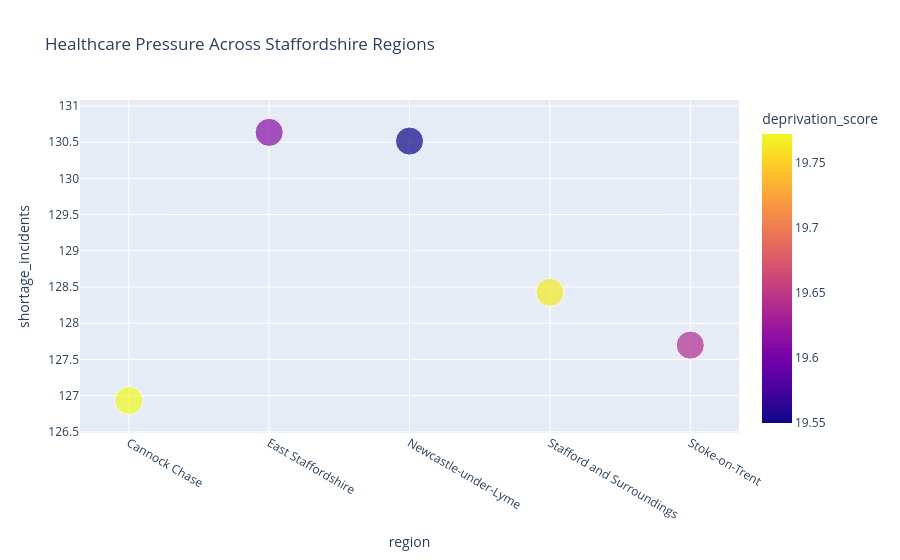

The notebook cell this image was saved under:
### Code cell
## HEALTHCARE PRESSURE MAP

fig = px.scatter(
    map_data,
    x='region',
    y='shortage_incidents',
    size='deprivation_score',
    color='deprivation_score',
    title='Healthcare Pressure Across Staffordshire Regions',
    hover_name='region'
)

fig.show()

### Figure 1 — Plotly figure (JSON) as saved in the notebook; plotly's stock layout.template omitted (floating-point values rounded to 4 significant figures)
{"data": [{"hovertemplate": "<b>%{hovertext}</b><br><br>region=%{x}<br>shortage_incidents=%{y}<br>deprivation_score=%{marker.color}<extra></extra>", "hovertext": ["Cannock Chase", "East Staffordshire", "Newcastle-under-Lyme", "Stafford and Surroundings", "Stoke-on-Trent"], "legendgroup": "", "marker": {"color": [19.77, 19.61, 19.55, 19.76, 19.64], "coloraxis": "coloraxis", "size": [19.77, 19.61, 19.55, 19.76, 19.64], "sizemode": "area", "sizeref": 0.04943, "symbol": "circle"}, "mode": "markers", "name": "", "orientation": "v", "showlegend": false, "type": "scatter", "x": ["Cannock Chase", "East Staffordshire", "Newcastle-under-Lyme", "Stafford and Surroundings", "Stoke-on-Trent"], "xaxis": "x", "y": [126.9, 130.6, 130.5, 128.4, 127.7], "yaxis": "y"}], "layout": {"coloraxis": {"colorbar": {"title": {"text": "deprivation_score"}}, "colorscale": [[0, "#0d0887"], [0.1111, "#46039f"], [0.2222, "#7201a8"], [0.3333, "#9c179e"], [0.4444, "#bd3786"], [0.5556, "#d8576b"], [0.6667, "#ed7953"], [0.7778, "#fb9f3a"], [0.8889, "#fdca26"], [1, "#f0f921"]]}, "legend": {"itemsizing": "constant", "tracegroupgap": 0}, "title": {"text": "Healthcare Pressure Across Staffordshire Regions"}, "xaxis": {"anchor": "y", "domain": [0, 1], "title": {"text": "region"}}, "yaxis": {"anchor": "x", "domain": [0, 1], "title": {"text": "shortage_incidents"}}}}
